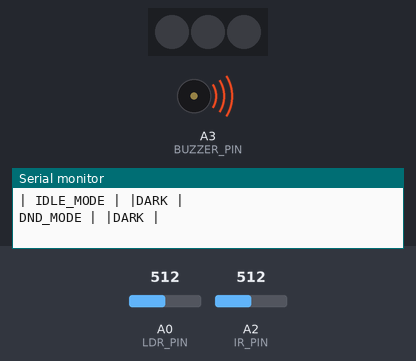
Bench run of a sketch on a simulated Arduino Uno, built with avr-gcc and run on an emulated ATmega328P. Parts: 3 RGB LEDs in strip order, left to right, buzzer (waves = sounding, pin HIGH), the last lines printed to the serial monitor. The inputs (shaded band) are chosen by the test bench; at power-on: A0 (LDR_PIN) = 512, A2 (IR_PIN) = 512. Colours are those a GRB WS2812 strip shows for the declared byte order; pins used as bus, display or sensor lines are not drawn.

Above: at 4.8 s.
4.9 s: A0 (LDR_PIN) set to 490
At 9.3 s:
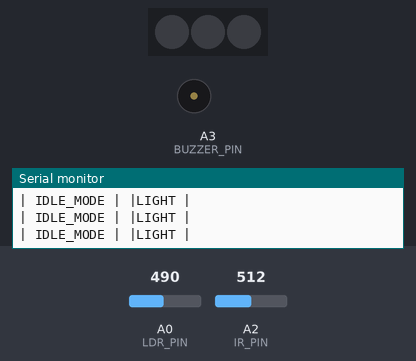
9.9 s: A2 (IR_PIN) set to 52
18.5 s: A2 (IR_PIN) set to 47
At 19.2 s:
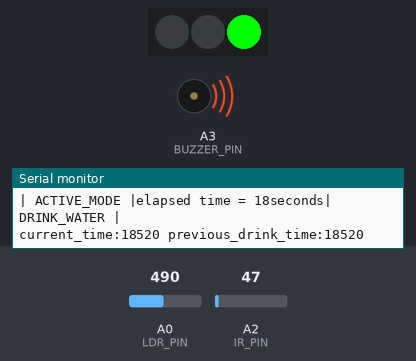
26.6 s: A2 (IR_PIN) set to 122
At 32.5 s:
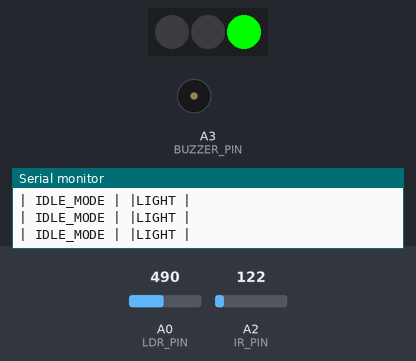
33.5 s: A0 (LDR_PIN) set to 511
At 34.0 s:
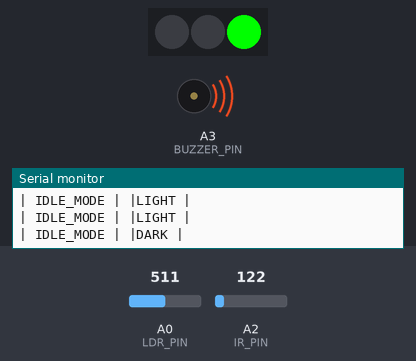
Timing chart, 0 to 36.5 s (numbered marks = the images above; inputs shaded):
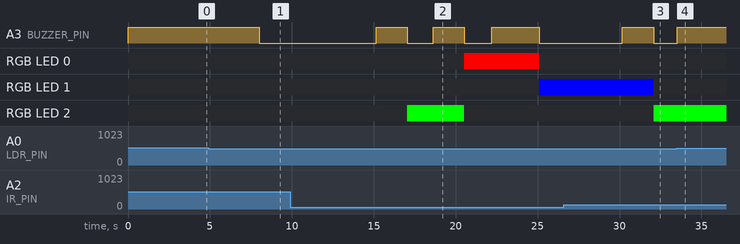

Measured:
- the behaviour switches between 50 and 49 on A2 (IR_PIN) (found by bisection; images 1 and 2)
- after the input at 4.9 s, A3 (BUZZER_PIN): HIGH → LOW after 3.1 s
- after the input at 18.5 s, A3 (BUZZER_PIN): LOW → HIGH after 0.12 s, → LOW 1.9 s later, → HIGH 1.7 s later, → LOW 2.9 s later; RGB LED 0: off → RGB(255, 0, 0) after 2.0 s, → off 4.6 s later; RGB LED 1: off → RGB(0, 0, 255) after 6.6 s; RGB LED 2: RGB(0, 255, 0) → off after 2.0 s
- after the input at 33.5 s, A3 (BUZZER_PIN): LOW → HIGH at once

The sketch:

new_frost_3.ino
```cpp
#include <FastLED.h>
#include <stdint.h>
#define LOW    0
#define HIGH   1
#define ON     1
#define NUM_LEDS 3
#define LED_PIN A5

//define analog pins to components
const int  LDR_PIN = A0;
const int  IR_PIN = A2;
const int  BUZZER_PIN = A3;

unsigned char Warning_type = 0;
uint8_t state = 1;

// Define time intervals (in milliseconds)
#define DRINK_INTERVAL    10000 // 10 seconds
#define CLEAN_INTERVAL    10000 // 20 seconds
#define PLACE_INTERVAL    15000 // 30 seconds
#define INACTIVE_INTERVAL 5000 // 10 seconds

//define high and low
#define LOW 0
#define HIGH 1

unsigned long current_time = millis(), time, previous_drink_time = 0, previous_place_time = 0, previous_clean_time = 0, previous_inactive_time = 0;
unsigned long elapsed_drink_time, elapsed_clean_time, elapsed_place_time;
unsigned long elapsed_drink_time1, elapsed_clean_time1, elapsed_place_time1;
uint8_t flag = 1;

enum state
{
  IDLE_FROST = 1,
  ACTIVE,
  DND,
};


CRGB leds[NUM_LEDS];
void setup()
{
  //INPUT PINS
  pinMode(LDR_PIN, INPUT);
  pinMode(IR_PIN, INPUT_PULLUP);

  //OUTPUT PINS
  pinMode(A3, OUTPUT);  //BUZZER to analog pin 3
  pinMode(A5, OUTPUT);  //LEDs to analog pin 5
  pinMode(LED_PIN, OUTPUT);

  FastLED.addLeds<WS2812, LED_PIN, BRG>(leds, NUM_LEDS);   //3-wire led controllers
  FastLED.setMaxPowerInVoltsAndMilliamps(5, 500);         //Set the maximum power to be used, given in volts and milliamps.
  FastLED.clear();   // To clear the leds,
  FastLED.show();    // To update the led colours
  Serial.begin(9600);


}

void loop() {
  current_time = millis();
  //previous_drink_time = current_time;

  switch (state) {
    case IDLE_FROST:
    Serial.print("| IDLE_MODE |");
      if (Read_LDR_Sensor()) {
        state = DND;
      } else if (active_condition()) {
        state = ACTIVE;
      }
      break;
    case ACTIVE:
      Serial.print("| ACTIVE_MODE |");
      if (Warning_type == 1 && flag == 1) {
        elapsed_drink_time = current_time - previous_drink_time;
        Serial.print("elapsed time = ");
        elapsed_drink_time1 = elapsed_drink_time / 1000;
        Serial.print(elapsed_drink_time1);
        Serial.print("seconds");
        previous_drink_time = current_time;
        Serial.println("| DRINK_WATER |");
        drink_water_mode();
        FastLED.clear();
      } else if (Warning_type == 2 && flag == 1) {
        elapsed_clean_time = current_time - previous_clean_time;
        Serial.print("elapsed time = ");
        elapsed_clean_time1 = elapsed_clean_time / 1000;
        Serial.print(elapsed_clean_time1);
        Serial.print("seconds");
        previous_clean_time = current_time;
        Serial.println("| CLEAN_BOTTLE |");
        clean_bottle_mode();
        FastLED.clear();
      } else if (Warning_type == 3 && flag == 1) {
        elapsed_place_time = current_time - previous_place_time;
        Serial.print("elapsed time = ");
        elapsed_place_time1 = elapsed_place_time / 1000;
        Serial.print(elapsed_place_time1);
        Serial.print("seconds");
        previous_place_time = current_time;
        Serial.println("| PLACE_BOTTLE |");
        place_bottle_mode();
        FastLED.clear();
      } else if (current_time - previous_inactive_time >= INACTIVE_INTERVAL) {
        previous_inactive_time = current_time;
        state = IDLE_FROST;
      }
      break;
    case DND:
      dnd_mode();
      break;
  }
}

unsigned char Read_IR_Sensor() {
  int ir_read = analogRead(IR_PIN);

  if (ir_read >= 50) {
    //Serial.println(ir_read);
    return LOW;
  } else {
    //Serial.println(ir_read);
    return HIGH;
  }
}

unsigned char Read_LDR_Sensor() {
  int ldr_read = analogRead(LDR_PIN);
  //Serial.print("LDR Value:");
  //Serial.print(ldr_read);
  Serial.print(" |");

  if (ldr_read <= 1023 && ldr_read >= 500) {
    Serial.println("DARK |");
    return HIGH;
  } else {
    Serial.println("LIGHT |");
    return LOW;
  }
}

void buzzer_frost(unsigned long on_interval, unsigned long off_interval) {
  unsigned long i;
  unsigned long running_time_on = current_time + on_interval;

  for (i = current_time; i <= running_time_on; i = millis()) {
    digitalWrite(BUZZER_PIN, HIGH);
  }

  unsigned long running_time_off = current_time + off_interval;

  for (i = current_time; i <= running_time_off; i = millis()) {
    digitalWrite(BUZZER_PIN, LOW);
  }
}


unsigned int active_condition()
{

  if ((current_time - previous_drink_time >= DRINK_INTERVAL) && Read_IR_Sensor())            Warning_type = 1;  //2hrs and ir high // DRINK WATER
  else if ((current_time - previous_clean_time >= CLEAN_INTERVAL) && (Read_IR_Sensor()))    Warning_type = 2;  //8hrs and ir low // CLEAN
  else if ((current_time - previous_place_time >= PLACE_INTERVAL) && !(Read_IR_Sensor()))    Warning_type = 3;  //2hrs and ir low // PLACe BOTTLE
  else Warning_type = 0;
  flag = 1;
  return Warning_type;
}


void drink_water_mode()
{
 Serial.print("current_time:");
  Serial.print(current_time);
  Serial.print(" previous_drink_time:");
  Serial.print(previous_drink_time );
  buzzer_frost(2000, 1000);
   leds[0] = CRGB(255, 0,  0);
  FastLED.show();
  digitalWrite(A5, HIGH);
  flag = 0;

}

void clean_bottle_mode() {
  Serial.print("current_time:");
  Serial.print(current_time);
  Serial.print(" previous_clean_time:");
  Serial.print(previous_clean_time );
  buzzer_frost(3000, 1000);
  leds[1] = CRGB(0,  255,  0);
  FastLED.show();
  digitalWrite(A5, HIGH);
  flag = 0;
}

void place_bottle_mode() {
  Serial.print("current_time:");
  Serial.print(current_time);
  Serial.print(" previous_place_time:");
  Serial.print(previous_place_time );
  buzzer_frost(2000, 1000);
  leds[2] = CRGB(0,  0,  255);
  FastLED.show();
  digitalWrite(A5, HIGH);
  flag = 0;
}

void dnd_mode() {
  buzzer_frost(4000, 1000);

Serial.print("DND_MODE |");

  if (!Read_LDR_Sensor()) {
    state = IDLE_FROST;
  }
}
```
